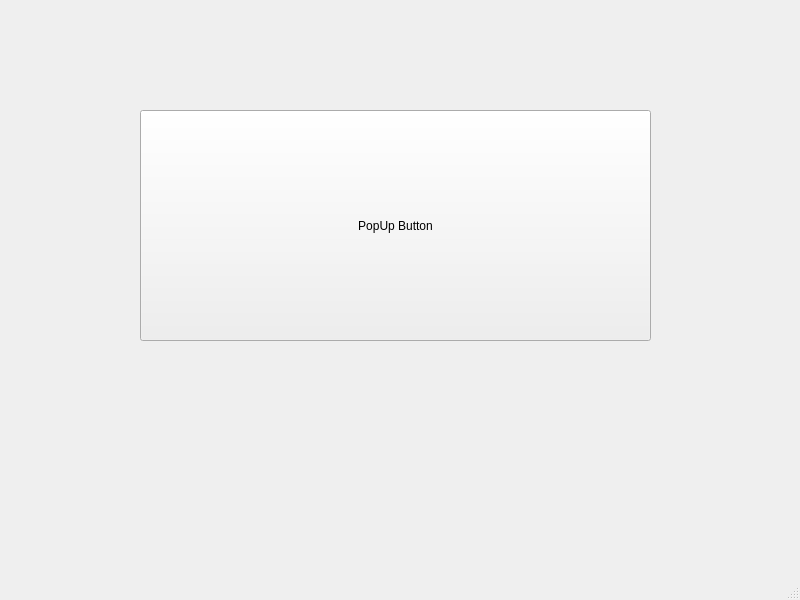
<?xml version="1.0" encoding="UTF-8"?>
<ui version="4.0">
 <class>MainWindow</class>
 <widget class="QMainWindow" name="MainWindow">
  <property name="geometry">
   <rect>
    <x>0</x>
    <y>0</y>
    <width>800</width>
    <height>600</height>
   </rect>
  </property>
  <property name="windowTitle">
   <string>MainWindow</string>
  </property>
  <widget class="QWidget" name="centralwidget">
   <widget class="QPushButton" name="button">
    <property name="geometry">
     <rect>
      <x>140</x>
      <y>110</y>
      <width>511</width>
      <height>231</height>
     </rect>
    </property>
    <property name="text">
     <string>PopUp Button</string>
    </property>
   </widget>
  </widget>
  <widget class="QMenuBar" name="menubar">
   <property name="geometry">
    <rect>
     <x>0</x>
     <y>0</y>
     <width>800</width>
     <height>21</height>
    </rect>
   </property>
  </widget>
  <widget class="QStatusBar" name="statusbar"/>
 </widget>
 <resources/>
 <connections/>
</ui>
